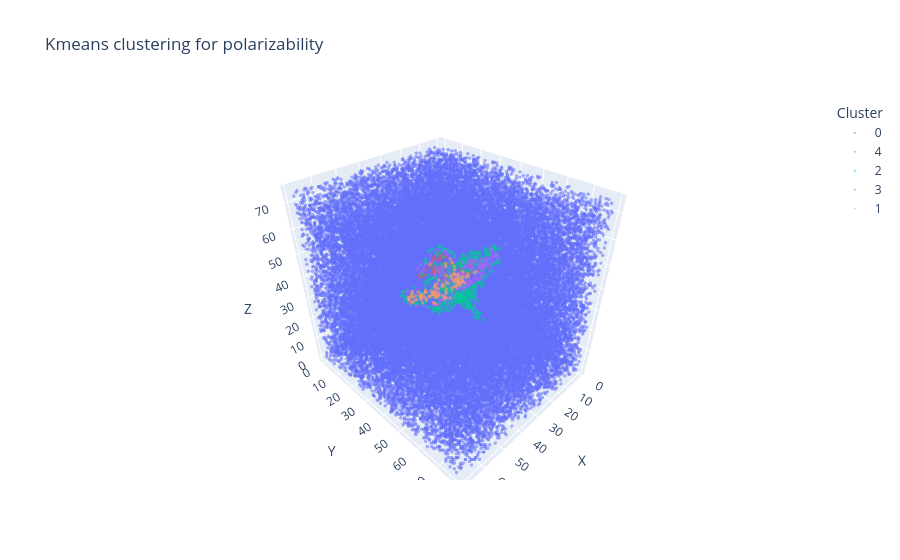
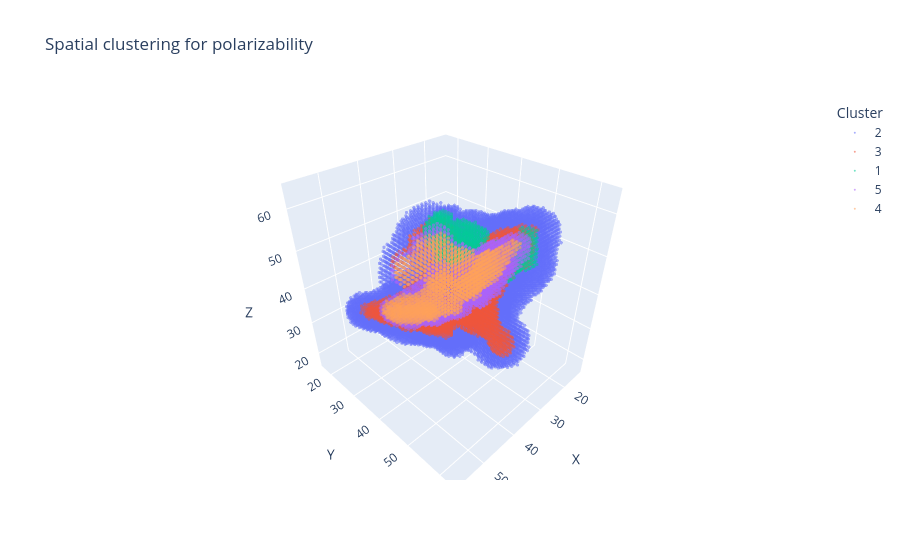
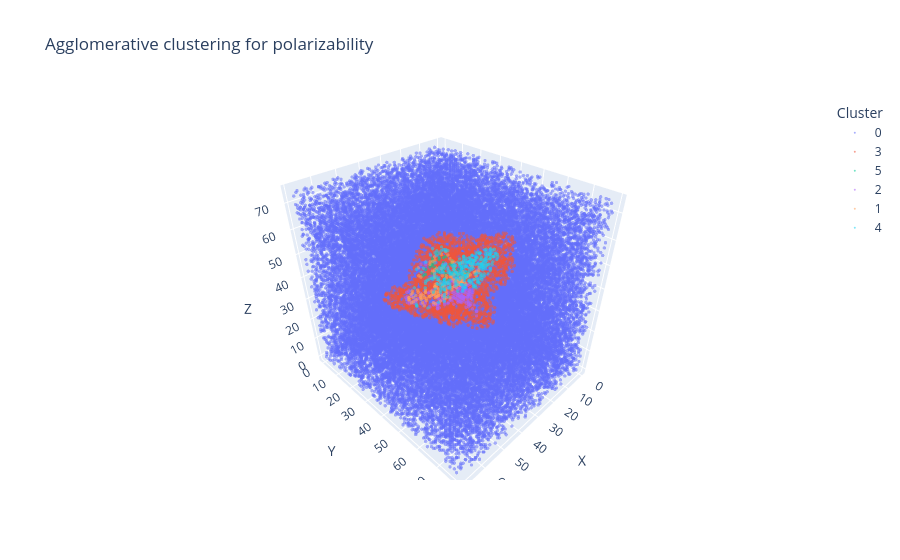

Notebook source saved alongside these figures, in order:
### Code cell
plot_voxel_clusters(km_clusters, VIS_PROP, method="kmeans", max_points=VIS_MAX_POINTS)
plot_voxel_clusters(spatial_clusters, VIS_PROP, method="spatial", max_points=VIS_MAX_POINTS)
if agglomerative_clusters is not None:
    plot_voxel_clusters(
        agglomerative_clusters,
        VIS_PROP,
        method="agglomerative",
        max_points=VIS_MAX_POINTS,
    )

if EXPORT_DX:
    export_cluster_masks(spatial_clusters, DX_EXPORT_PROP, DX_EXPORT_PREFIX)

### Figure 1 — Plotly figure (JSON) as saved in the notebook; plotly's stock layout.template omitted (floating-point values rounded to 4 significant figures; data arrays with more than 128 entries replaced by an {"elided": "..."} marker saying what was removed)
{"data": [{"hovertemplate": "Cluster=0<br>X=%{x}<br>Y=%{y}<br>Z=%{z}<extra></extra>", "legendgroup": "0", "marker": {"color": "#636efa", "opacity": 0.55, "size": 2, "symbol": "circle"}, "mode": "markers", "name": "0", "scene": "scene", "showlegend": true, "type": "scatter3d", "x": {"elided": "49118 int values"}, "y": {"elided": "49118 int values"}, "z": {"elided": "49118 int values"}}, {"hovertemplate": "Cluster=4<br>X=%{x}<br>Y=%{y}<br>Z=%{z}<extra></extra>", "legendgroup": "4", "marker": {"color": "#EF553B", "opacity": 0.55, "size": 2, "symbol": "circle"}, "mode": "markers", "name": "4", "scene": "scene", "showlegend": true, "type": "scatter3d", "x": [38, 37, 47, 41, 44, 46, 32, 38, 40, 48, 50, 51, 48, 41, 37, 42, 48, 47, 49, 41, 45, 32, 47, 54, 49, 33, 37, 50, 38, 42, 33, 41, 45, 36, 46, 48, 37, 48, 42, 47, 53, 47, 46, 35, 49, 54, 43, 38, 42, 47, 32, 46, 46, 51, 37, 46, 40, 44, 31, 53, 46], "y": [48, 48, 44, 48, 46, 47, 48, 47, 46, 47, 48, 48, 47, 46, 47, 48, 44, 44, 46, 47, 43, 47, 45, 46, 46, 48, 49, 46, 50, 43, 48, 48, 44, 49, 50, 46, 50, 45, 48, 48, 46, 45, 48, 49, 47, 45, 45, 49, 45, 47, 48, 48, 49, 45, 49, 49, 47, 44, 50, 47, 46], "z": [53, 51, 56, 53, 56, 56, 50, 51, 55, 56, 56, 56, 55, 54, 53, 55, 56, 58, 57, 55, 56, 51, 55, 55, 55, 47, 49, 57, 50, 57, 51, 54, 59, 50, 52, 55, 49, 58, 52, 56, 55, 59, 51, 49, 53, 55, 57, 50, 57, 54, 51, 55, 53, 56, 50, 54, 52, 57, 49, 56, 58]}, {"hovertemplate": "Cluster=2<br>X=%{x}<br>Y=%{y}<br>Z=%{z}<extra></extra>", "legendgroup": "2", "marker": {"color": "#00cc96", "opacity": 0.55, "size": 2, "symbol": "circle"}, "mode": "markers", "name": "2", "scene": "scene", "showlegend": true, "type": "scatter3d", "x": {"elided": "490 int values"}, "y": {"elided": "490 int values"}, "z": {"elided": "490 int values"}}, {"hovertemplate": "Cluster=3<br>X=%{x}<br>Y=%{y}<br>Z=%{z}<extra></extra>", "legendgroup": "3", "marker": {"color": "#ab63fa", "opacity": 0.55, "size": 2, "symbol": "circle"}, "mode": "markers", "name": "3", "scene": "scene", "showlegend": true, "type": "scatter3d", "x": {"elided": "217 int values"}, "y": {"elided": "217 int values"}, "z": {"elided": "217 int values"}}, {"hovertemplate": "Cluster=1<br>X=%{x}<br>Y=%{y}<br>Z=%{z}<extra></extra>", "legendgroup": "1", "marker": {"color": "#FFA15A", "opacity": 0.55, "size": 2, "symbol": "circle"}, "mode": "markers", "name": "1", "scene": "scene", "showlegend": true, "type": "scatter3d", "x": [41, 38, 37, 42, 34, 39, 38, 38, 43, 37, 45, 43, 41, 40, 40, 33, 38, 37, 35, 40, 43, 39, 42, 36, 38, 45, 41, 37, 37, 36, 42, 35, 41, 36, 44, 44, 38, 39, 38, 31, 35, 37, 35, 44, 42, 35, 38, 35, 42, 35, 40, 39, 34, 36, 43, 37, 36, 40, 33, 41, 33, 41, 44, 36, 41, 41, 42, 50, 38, 34, 39, 42, 39, 38, 40, 33, 44, 38, 40, 35, 39, 34, 44, 38, 32, 39, 42, 42, 44, 40, 40, 34, 38, 37, 42, 34, 41, 36, 34, 40, 35, 36, 36, 31, 44, 38, 43, 45, 40, 43, 38, 34, 37, 40], "y": [48, 37, 40, 26, 48, 28, 43, 29, 27, 38, 28, 27, 50, 32, 51, 39, 33, 34, 48, 49, 30, 50, 32, 33, 30, 28, 30, 34, 31, 32, 49, 43, 33, 35, 29, 47, 41, 50, 49, 48, 39, 34, 44, 50, 48, 36, 41, 32, 32, 37, 50, 28, 43, 43, 50, 39, 34, 38, 41, 51, 42, 29, 52, 42, 50, 35, 48, 46, 33, 44, 28, 27, 46, 30, 36, 41, 47, 37, 30, 44, 48, 45, 27, 37, 46, 35, 33, 47, 27, 39, 32, 41, 35, 33, 27, 32, 49, 33, 44, 38, 38, 37, 34, 49, 31, 40, 48, 52, 52, 28, 35, 37, 40, 29], "z": [51, 35, 37, 31, 47, 31, 37, 30, 29, 35, 32, 33, 48, 36, 51, 41, 35, 29, 47, 50, 32, 48, 35, 37, 29, 33, 33, 34, 31, 28, 55, 41, 36, 40, 36, 56, 39, 52, 48, 47, 40, 37, 43, 48, 56, 38, 40, 31, 33, 38, 48, 29, 41, 43, 53, 35, 38, 36, 41, 51, 42, 34, 49, 39, 49, 35, 51, 58, 33, 43, 30, 29, 51, 30, 37, 42, 55, 38, 29, 44, 50, 43, 31, 36, 46, 35, 35, 57, 32, 37, 35, 42, 38, 33, 31, 30, 51, 31, 41, 38, 40, 38, 36, 48, 35, 35, 51, 50, 49, 34, 36, 42, 35, 31]}], "layout": {"legend": {"title": {"text": "Cluster"}, "tracegroupgap": 0}, "scene": {"domain": {"x": [0, 1], "y": [0, 1]}, "xaxis": {"title": {"text": "X"}}, "yaxis": {"title": {"text": "Y"}}, "zaxis": {"title": {"text": "Z"}}}, "title": {"text": "Kmeans clustering for polarizability"}}}

### Figure 2 — Plotly figure (JSON) as saved in the notebook; plotly's stock layout.template omitted (floating-point values rounded to 4 significant figures; data arrays with more than 128 entries replaced by an {"elided": "..."} marker saying what was removed)
{"data": [{"hovertemplate": "Cluster=2<br>X=%{x}<br>Y=%{y}<br>Z=%{z}<extra></extra>", "legendgroup": "2", "marker": {"color": "#636efa", "opacity": 0.55, "size": 2, "symbol": "circle"}, "mode": "markers", "name": "2", "scene": "scene", "showlegend": true, "type": "scatter3d", "x": {"elided": "15325 int values"}, "y": {"elided": "15325 int values"}, "z": {"elided": "15325 int values"}}, {"hovertemplate": "Cluster=3<br>X=%{x}<br>Y=%{y}<br>Z=%{z}<extra></extra>", "legendgroup": "3", "marker": {"color": "#EF553B", "opacity": 0.55, "size": 2, "symbol": "circle"}, "mode": "markers", "name": "3", "scene": "scene", "showlegend": true, "type": "scatter3d", "x": {"elided": "3117 int values"}, "y": {"elided": "3117 int values"}, "z": {"elided": "3117 int values"}}, {"hovertemplate": "Cluster=1<br>X=%{x}<br>Y=%{y}<br>Z=%{z}<extra></extra>", "legendgroup": "1", "marker": {"color": "#00cc96", "opacity": 0.55, "size": 2, "symbol": "circle"}, "mode": "markers", "name": "1", "scene": "scene", "showlegend": true, "type": "scatter3d", "x": {"elided": "1414 int values"}, "y": {"elided": "1414 int values"}, "z": {"elided": "1414 int values"}}, {"hovertemplate": "Cluster=5<br>X=%{x}<br>Y=%{y}<br>Z=%{z}<extra></extra>", "legendgroup": "5", "marker": {"color": "#ab63fa", "opacity": 0.55, "size": 2, "symbol": "circle"}, "mode": "markers", "name": "5", "scene": "scene", "showlegend": true, "type": "scatter3d", "x": {"elided": "2463 int values"}, "y": {"elided": "2463 int values"}, "z": {"elided": "2463 int values"}}, {"hovertemplate": "Cluster=4<br>X=%{x}<br>Y=%{y}<br>Z=%{z}<extra></extra>", "legendgroup": "4", "marker": {"color": "#FFA15A", "opacity": 0.55, "size": 2, "symbol": "circle"}, "mode": "markers", "name": "4", "scene": "scene", "showlegend": true, "type": "scatter3d", "x": {"elided": "2200 int values"}, "y": {"elided": "2200 int values"}, "z": {"elided": "2200 int values"}}], "layout": {"legend": {"title": {"text": "Cluster"}, "tracegroupgap": 0}, "scene": {"domain": {"x": [0, 1], "y": [0, 1]}, "xaxis": {"title": {"text": "X"}}, "yaxis": {"title": {"text": "Y"}}, "zaxis": {"title": {"text": "Z"}}}, "title": {"text": "Spatial clustering for polarizability"}}}

### Figure 3 — Plotly figure (JSON) as saved in the notebook; plotly's stock layout.template omitted (floating-point values rounded to 4 significant figures; data arrays with more than 128 entries replaced by an {"elided": "..."} marker saying what was removed)
{"data": [{"hovertemplate": "Cluster=0<br>X=%{x}<br>Y=%{y}<br>Z=%{z}<extra></extra>", "legendgroup": "0", "marker": {"color": "#636efa", "opacity": 0.55, "size": 2, "symbol": "circle"}, "mode": "markers", "name": "0", "scene": "scene", "showlegend": true, "type": "scatter3d", "x": {"elided": "47163 int values"}, "y": {"elided": "47163 int values"}, "z": {"elided": "47163 int values"}}, {"hovertemplate": "Cluster=3<br>X=%{x}<br>Y=%{y}<br>Z=%{z}<extra></extra>", "legendgroup": "3", "marker": {"color": "#EF553B", "opacity": 0.55, "size": 2, "symbol": "circle"}, "mode": "markers", "name": "3", "scene": "scene", "showlegend": true, "type": "scatter3d", "x": {"elided": "2146 int values"}, "y": {"elided": "2146 int values"}, "z": {"elided": "2146 int values"}}, {"hovertemplate": "Cluster=5<br>X=%{x}<br>Y=%{y}<br>Z=%{z}<extra></extra>", "legendgroup": "5", "marker": {"color": "#00cc96", "opacity": 0.55, "size": 2, "symbol": "circle"}, "mode": "markers", "name": "5", "scene": "scene", "showlegend": true, "type": "scatter3d", "x": [38, 37, 47, 41, 44, 46, 38, 40, 40, 51, 48, 41, 42, 48, 47, 49, 41, 44, 47, 37, 50, 38, 41, 45, 36, 46, 41, 48, 42, 53, 46, 35, 44, 39, 43, 38, 42, 47, 46, 46, 51, 37, 46, 40, 44, 41, 53, 46], "y": [48, 48, 44, 48, 46, 47, 47, 46, 49, 48, 47, 46, 48, 44, 44, 46, 47, 47, 45, 49, 46, 50, 48, 44, 49, 50, 50, 45, 48, 46, 48, 49, 47, 48, 45, 49, 45, 47, 48, 49, 45, 49, 49, 47, 44, 49, 47, 46], "z": [53, 51, 56, 53, 56, 56, 51, 55, 50, 56, 55, 54, 55, 56, 58, 57, 55, 56, 55, 49, 57, 50, 54, 59, 50, 52, 49, 58, 52, 55, 51, 49, 55, 50, 57, 50, 57, 54, 55, 53, 56, 50, 54, 52, 57, 51, 56, 58]}, {"hovertemplate": "Cluster=2<br>X=%{x}<br>Y=%{y}<br>Z=%{z}<extra></extra>", "legendgroup": "2", "marker": {"color": "#ab63fa", "opacity": 0.55, "size": 2, "symbol": "circle"}, "mode": "markers", "name": "2", "scene": "scene", "showlegend": true, "type": "scatter3d", "x": {"elided": "201 int values"}, "y": {"elided": "201 int values"}, "z": {"elided": "201 int values"}}, {"hovertemplate": "Cluster=1<br>X=%{x}<br>Y=%{y}<br>Z=%{z}<extra></extra>", "legendgroup": "1", "marker": {"color": "#FFA15A", "opacity": 0.55, "size": 2, "symbol": "circle"}, "mode": "markers", "name": "1", "scene": "scene", "showlegend": true, "type": "scatter3d", "x": {"elided": "165 int values"}, "y": {"elided": "165 int values"}, "z": {"elided": "165 int values"}}, {"hovertemplate": "Cluster=4<br>X=%{x}<br>Y=%{y}<br>Z=%{z}<extra></extra>", "legendgroup": "4", "marker": {"color": "#19d3f3", "opacity": 0.55, "size": 2, "symbol": "circle"}, "mode": "markers", "name": "4", "scene": "scene", "showlegend": true, "type": "scatter3d", "x": {"elided": "277 int values"}, "y": {"elided": "277 int values"}, "z": {"elided": "277 int values"}}], "layout": {"legend": {"title": {"text": "Cluster"}, "tracegroupgap": 0}, "scene": {"domain": {"x": [0, 1], "y": [0, 1]}, "xaxis": {"title": {"text": "X"}}, "yaxis": {"title": {"text": "Y"}}, "zaxis": {"title": {"text": "Z"}}}, "title": {"text": "Agglomerative clustering for polarizability"}}}
